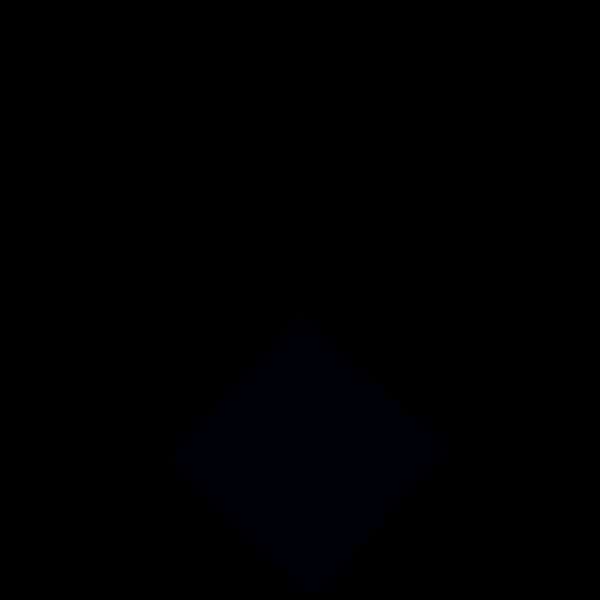
Frame 1 (no input)
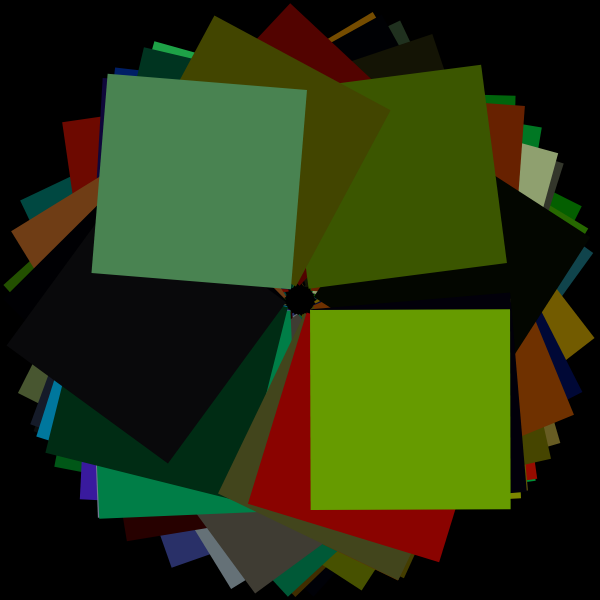
Frame 60 (no input)
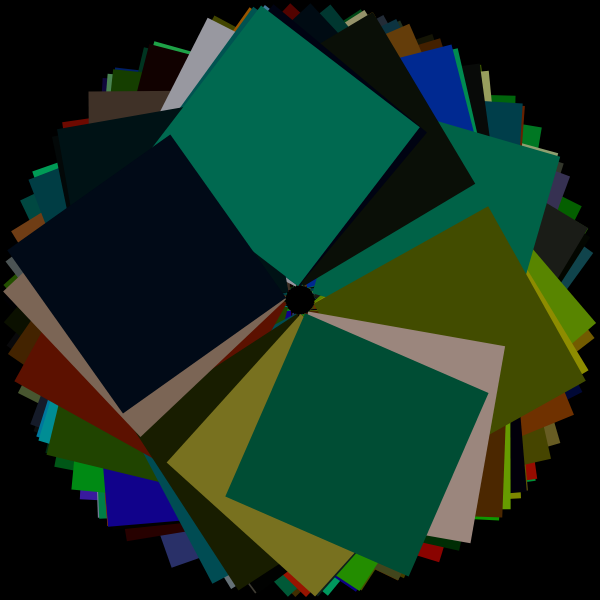
Frame 120 (the mouse pressed at the canvas centre since frame 60)

The p5.js sketch that drew these frames (run headless with seeded random() and noise() and a simulated clock; from frame 60 on, the mouse is pressed at the canvas centre):

// p5.js sketch
// ── sketch.js
/// <reference path="../_lib/p5.global-mode.d.ts" />

const points = [];
const dimensions = 600;
const amount = 20;

function setup() {
  createCanvas(dimensions, dimensions);
  colorMode(HSB);
  background(0);
}

function draw() {
  let h = Math.random() * 255;
  let s = Math.random() * 255;
  let b = Math.random() * 255;

  let random = Math.random() * 2;
  fill(h, s, b/4);
  translate(dimensions / 2, dimensions / 2);
  noStroke();
  rotate(PI*(random));
  rect(10, 10, 200);
}
